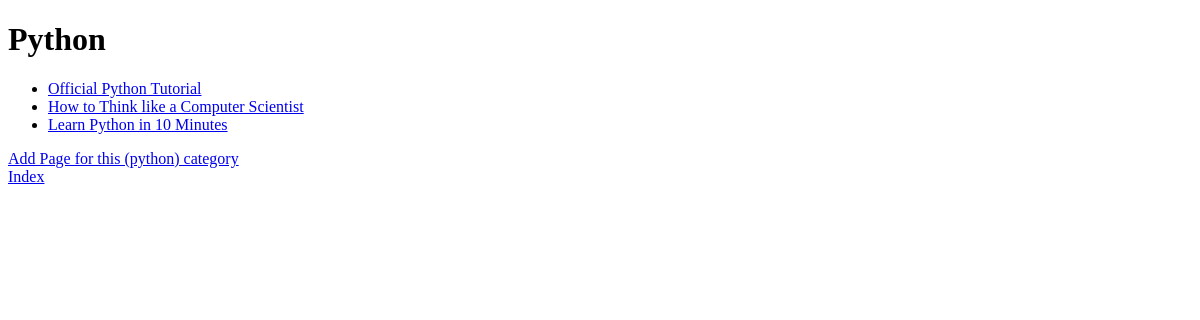
/rango/category/python/, run on an earlier commit of the app's database.
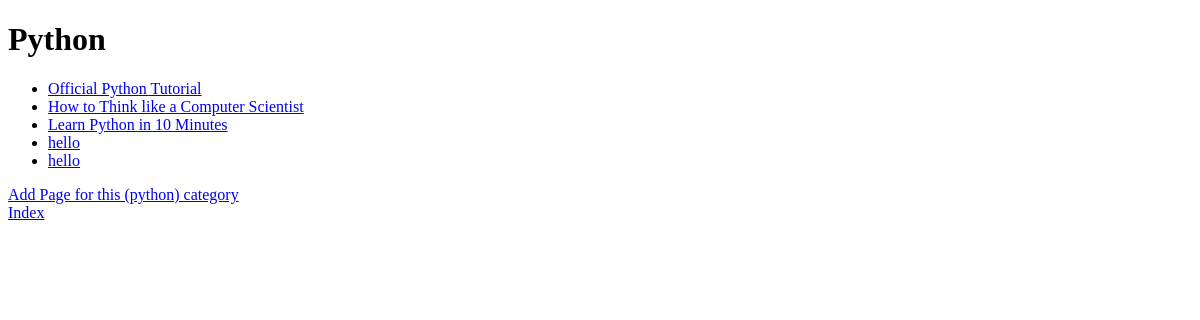
And on a later commit of the database.
### rango/models.py (models this page shows, shortened)
class Page(models.Model):
    TITLE_MAX_LENGTH = 128
    URL_MAX_LENGTH = 200
    category = models.ForeignKey(Category, on_delete=models.CASCADE)
    title = models.CharField(max_length = TITLE_MAX_LENGTH)
    url = models.URLField()
    views = models.IntegerField(default=0)

### rango/views.py (the view)
# urls.py: path('category/<slug:category_name_slug>/',views.show_category,
def show_category(request, category_name_slug):
    context_dict = {}
    try:
        category = Category.objects.get(slug=category_name_slug)
        pages = Page.objects.filter(category=category)
        context_dict['pages'] = pages
        context_dict['category'] = category
    except Category.DoesNotExist:
        context_dict['category'] = None
        context_dict['pages'] = None
    return render(request, 'rango/category.html', context=context_dict)

### templates/rango/category.html (shortened to what this page needs)
<!DOCTYPE html>
 <html>
     <head>
    </head>
    <body>
        <div>
        {% if category %}
          <h1>{{ category.name }}</h1>
          {% if pages %}
          <ul>
             {% for page in pages %}
             <li><a href="{{ page.url }}">{{ page.title }}</a></li>
             {% endfor %}
         </ul>
         {% else %}
         <strong>No pages currently in category.</strong>
          {% endif %}
          <a href = "/rango/category/{{category.slug}}/add_page/">Add Page for this ({{category.slug}}) category</a><br/>
        {% else %}
             The specified category does not exist.
        {% endif %}
        </div>
        <a href="/rango/">Index</a>
    </body>
 </html>

What changed in the data, as far as the page shows it:
added Page: title "hello"
added Page: title "hello"
